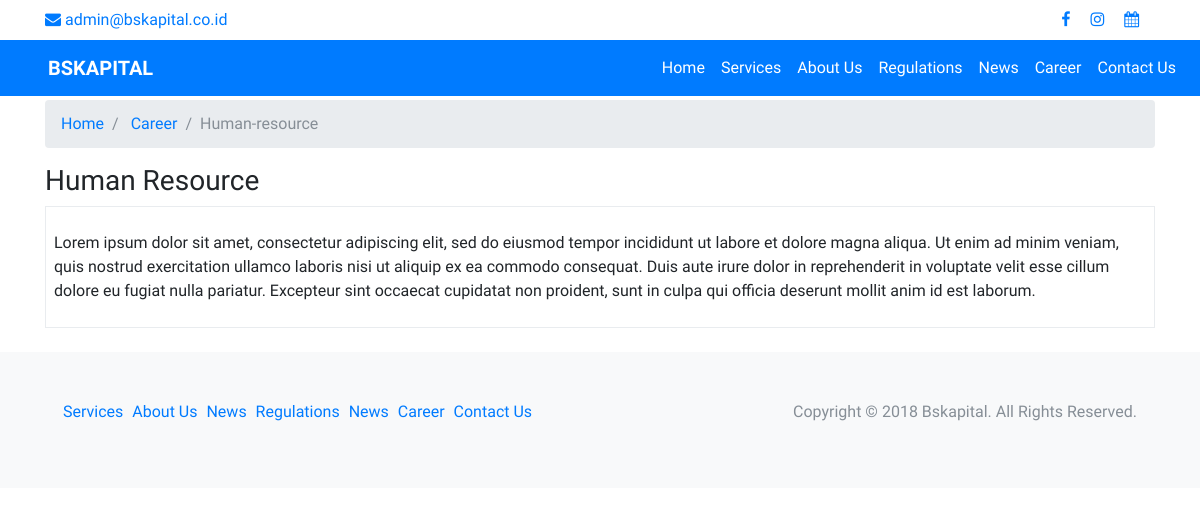
The page /career/human-resource on the database its author committed.
### tables this page shows
CREATE TABLE `career` (
  `career_id` int(11) NOT NULL,
  `title` varchar(255) NOT NULL,
  `slug` varchar(255) NOT NULL,
  `content` text NOT NULL,
  `created_at` datetime NOT NULL DEFAULT CURRENT_TIMESTAMP,
  `user_id` int(11) NOT NULL
);

### application/controllers/Career.php (called while the page is built, shortened)
<?php
class Career extends CI_Controller
{
	public function view($slug){
		$data['career'] = $this->Career_model->get_home_career($slug);
		$data['title'] = $data['career']['title'];
		$data['breadcrumb']=breadcrumb();
		$this->load->view("templates/header");
		$this->load->view("career/career_view",$data);
		$this->load->view("templates/footer");
	}
}

### index.php (called while the page is built, shortened)
<?php
require_once BASEPATH.'core/CodeIgniter.php';

### application/models/Career_model.php (called while the page is built, shortened)
<?php
class Career_model extends CI_Model
{
	public function get_home_career($slug = FALSE,$limit=FALSE){
		$this->db->join('user','user.user_id = career.user_id');
		$query=$this->db->get_where('career',array('slug' => $slug));
		return $query->row_array();
	}
}

### application/views/career/career_view.php (the view)
<section>
	<div class="container">
		<div class="row">
			<div class="col-md-12">
				<nav aria-label="breadcrumb">
				  <ol class="breadcrumb">
				    <?= $breadcrumb ?>
				  </ol>
				</nav>
			</div>
		</div>
		<div class="row">
			<div class="col-md-12">
				<div class="post-head">
					<h3><?= ucwords($career['title']) ?></h3>
				</div>
				<div class="post-body p-2 border">
					<p>
						<?= $career['content'] ?>
					</p>
				</div>
				<br />
			</div>
		</div>
	</div>
</section>

### assets/custom/css/custom-style.css (style rules this page uses)
body { font-family: 'raleway'; }

### rows shown on the page
career: title "Human Resource", content "Lorem ipsum dolor sit amet, consectetur adipiscing elit, sed do eiusmod tempor incididunt ut labore et dolore magna aliqua. Ut enim ad minim veniam, quis nostrud exercitation ullamco laboris nisi ut aliquip ex ea commodo consequat. Duis aute irure dolor in reprehenderit in voluptate velit esse cillum dolore eu fugiat nulla pariatur. Excepteur sint occaecat cupidatat non proident, sunt in culpa qui officia deserunt mollit anim id est laborum."

### other values the page prints
$ci->uri->segment($i) "Career"
$ci->uri->segment($i) "Human-resource"
